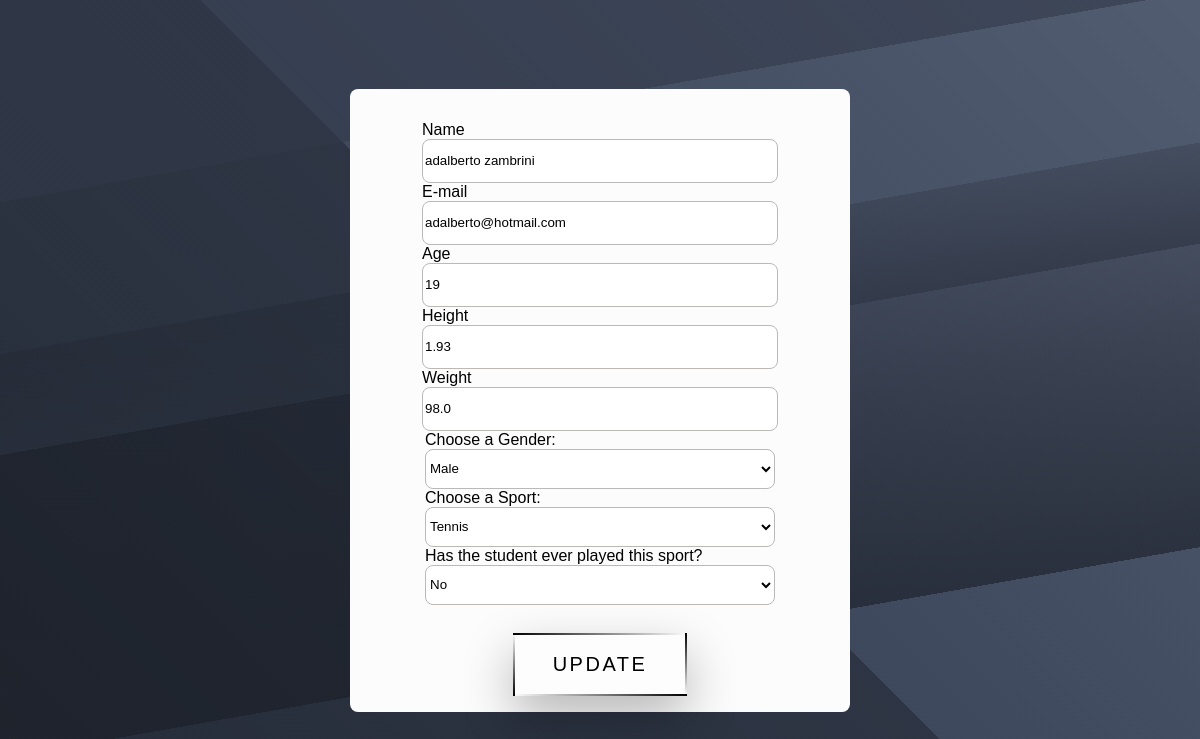
The page /data/editStudent?student=4 on the database its author committed.
### tables this page shows
CREATE TABLE cadastro (
                id INTEGER PRIMARY KEY AUTOINCREMENT,
                name         TEXT,
                email        TEXT,
                age          INTERGER,
                height       FLOAT,
                weight       FLOAT,
                sport_option TEXT,
                sport        TEXT,
                gender       TEXT
            );

### app.py (the view)
@app.route('/data/editStudent')
def editStudent():
    student_id = request.args.get('student')
    print("Student ID:", student_id)
    connection = sqlite3.connect(DATABASE_PATH)
    cursor = connection.cursor()
    cursor.execute('SELECT * FROM cadastro WHERE id = ?', (student_id,))
    dados = cursor.fetchone()
    connection.close()
    print(dados)
    return render_template('edit.html', dados=dados, student=student_id)

### templates/edit.html (shortened to what this page needs)
<!DOCTYPE html>
<html lang="en">
<head>
    <link rel= "stylesheet" type= "text/css" href= "{{ url_for('static',filename='style.css') }}">
    <link rel="stylesheet" href="{{ url_for('static',filename='botao.css') }}">
</head>
<body>
    <div class="edit-container">
        <form action="/edit_handler?student={{student}}" class="form-container" method="POST">
            <p>
            <div class="form-input">
                <label for="name">Name</label>
                <input name="name-input" id="name" type="text" value="{{dados[1]}}"/>
            </div>
            <div class="form-input">
                <label for="e-mail">E-mail</label>
                <input name="e-mail-input" id="e-mail" type="email" value="{{dados[2]}}"/>
            </div>
            <div class="form-input">
                <label for="age">Age</label>
            <input name="number-input" id="age" type="number" value="{{dados[3]}}"/>
              </div>
              <div class="form-input">
                <label for="number">Height</label>
            <input name="height-input" id="height" type="text" value="{{dados[4]}}"/>
              </div>
              <div class="form-input">
                <label for="number">Weight</label>
            <input name="weight-input" id="weight" type="number" value="{{dados[5]}}"/>
              </div>
              <div class="form-input">
                <label for="gender">Choose a Gender:</label>
                <select name="gender" id="gender">
                    {% if dados[8].lower() == "male" %}
                        <option value="male" selected>Male</option>
                    {% else %}
                        <option value="male">Male</option>
                    {% endif %}
                  </select>
              </div>
              <div class="form-input">
                <label for="sport-option">Choose a Sport:</label>
                <select name="sport-option" id="sport-option">
                {% if dados[6].lower() == "tennis" %}
                    <option value="tennis" selected>Tennis</option>
                {% else %}
                    <option value="tennis">Tennis</option>
                {% endif %}
                  </select>
              </div>
             <div class="form-input">
                <label for="sport">Has the student ever played this sport?</label>
                <select name="sport" id="sport">
                    {% if dados[7].lower() == "no" %}
                    <option value="no" selected>No</option>
                {% else %}
                    <option value="no">No</option>
                {% endif %}
                </select>
            </p>
            </div>
            <button type="submit" class="submit-button">
                <a class="animated-button">
                    <span></span>
                    <span></span>
                    <span></span>
                    <span></span>
                    Update
                  </a>
            </button>
</body>
</html>

### static/style.css (style rules this page uses)
body { width: 100%; height: 100vh; margin: 0; padding: 0; background: #f3f2f2; display: flex; align-items: center; justify-content: center; }
.edit-container { width: 500px; height: auto; background: #fcfcfc; border-radius: .5rem; }
form { display: flex; flex-direction: column; align-items: center; justify-content: center; }
.form-container { gap: 5%; width: 100%; height: 100%; }
input { width: 350px; height: 40px; background: #ffffff; border: .1vw solid #bbb8b8; border-radius: .5rem; border: 1 none; outline: 0; text-align: start; }
select { width: 350px; height: 40px; background: #ffffff; border: .1vw solid #bbb8b8; border-radius: .5rem; border: 1 none; outline: 0; text-align: start; }
p { color: rgb(255, 255, 255); }
label { text-align: left; display: block; }

### static/botao.css (style rules this page uses)
html { height: 100%; -webkit-box-sizing: border-box; box-sizing: border-box; }
body { min-height: 100%; position: relative; padding-bottom: 3rem; margin: 0; padding: 0; text-align: center; width: 100%; background: linear-gradient(170deg, rgba(49, 57, 73, 0.8) 20%, rgba(49, 57, 73, 0.5) 20%, rgba(49, 57, 73, 0.5) 35%, rgba(41, 48, 61, 0.6) 35%, rgba(41, 48, 61, 0.8) 45%, rgba(31, 36, 46, 0.5) 45%, rgba(31, 36, 46, 0.8) 75%, rgba(49, 57, 73, 0.5) 75%), linear-gradient(45deg, rgba(20, 24, 31, 0.8) 0%, rgba(41, 48, 61, 0.8) 50%, rgba(82, 95, 122, 0.8) 50%, rgba(133, 146, 173, 0.8) 100%) #313949; font-family: 'Lucida Sans', 'Lucida Sans Regular', 'Lucida Grande', 'Lucida Sans Unicode', Geneva, Verdana, sans-serif; }
.animated-button { background: linear-gradient(-30deg, #ffffff46 50%, #ffffff34 50%); padding: 20px 40px; margin: 12px; display: inline-block; -webkit-transform: translate(0%, 0%); transform: translate(0%, 0%); overflow: hidden; color: #000000; font-size: 20px; letter-spacing: 2.5px; text-align: center; text-transform: uppercase; text-decoration: none; -webkit-box-shadow: 0 20px 50px rgba(0, 0, 0, 0.253); box-shadow: 0 20px 50px rgba(0, 0, 0, 0.281); }
.animated-button::before { content: ''; position: absolute; top: 0px; left: 0px; width: 100%; height: 100%; background-color: #000000; opacity: 0; -webkit-transition: .2s opacity ease-in-out; transition: .2s opacity ease-in-out; }
.animated-button span { position: absolute; }
.animated-button span:nth-child(1) { top: 0px; left: 0px; width: 100%; height: 2px; background: -webkit-gradient(linear, right top, left top, from(rgba(43, 8, 8, 0)), to(#000000)); background: linear-gradient(to left, rgba(255, 255, 255, 0), #000000); -webkit-animation: 2s animateTop linear infinite; animation: 2s animateTop linear infinite; }
.animated-button span:nth-child(2) { top: 0px; right: 0px; height: 100%; width: 2px; background: -webkit-gradient(linear, left bottom, left top, from(rgba(43, 8, 8, 0)), to(#000000)); background: linear-gradient(to top, rgba(43, 8, 8, 0), #000000); -webkit-animation: 2s animateRight linear -1s infinite; animation: 2s animateRight linear -1s infinite; }
.animated-button span:nth-child(3) { bottom: 0px; left: 0px; width: 100%; height: 2px; background: -webkit-gradient(linear, left top, right top, from(rgba(0, 0, 0, 0)), to(#000000)); background: linear-gradient(to right, rgba(43, 8, 8, 0), rgb(0, 0, 0)38, 38); -webkit-animation: 2s animateBottom linear infinite; animation: 2s animateBottom linear infinite; }
.animated-button span:nth-child(4) { top: 0px; left: 0px; height: 100%; width: 2px; background: -webkit-gradient(linear, left top, left bottom, from(rgba(43, 8, 8, 0)), to(#000000)); background: linear-gradient(to bottom, rgba(43, 8, 8, 0), #000000); -webkit-animation: 2s animateLeft linear -1s infinite; animation: 2s animateLeft linear -1s infinite; }
.submit-button { all: unset; }

### rows shown on the page
cadastro: name-input "adalberto zambrini", e-mail-input "adalberto@hotmail.com", number-input "19", height-input "1.93", weight-input "98.0", gender "Male", sport-option "Tennis", sport "No"
